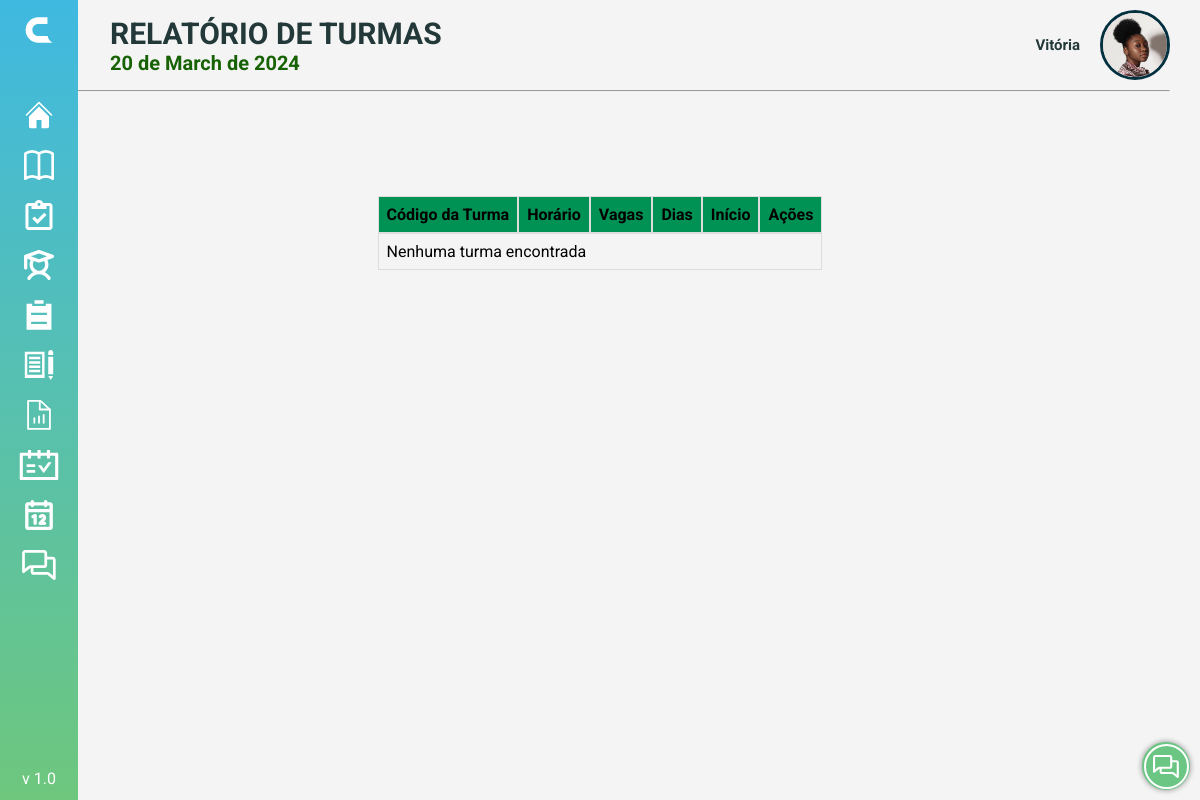
/PAGES/s_turma_consulta.php (signed in), run on an earlier commit of the app's database.
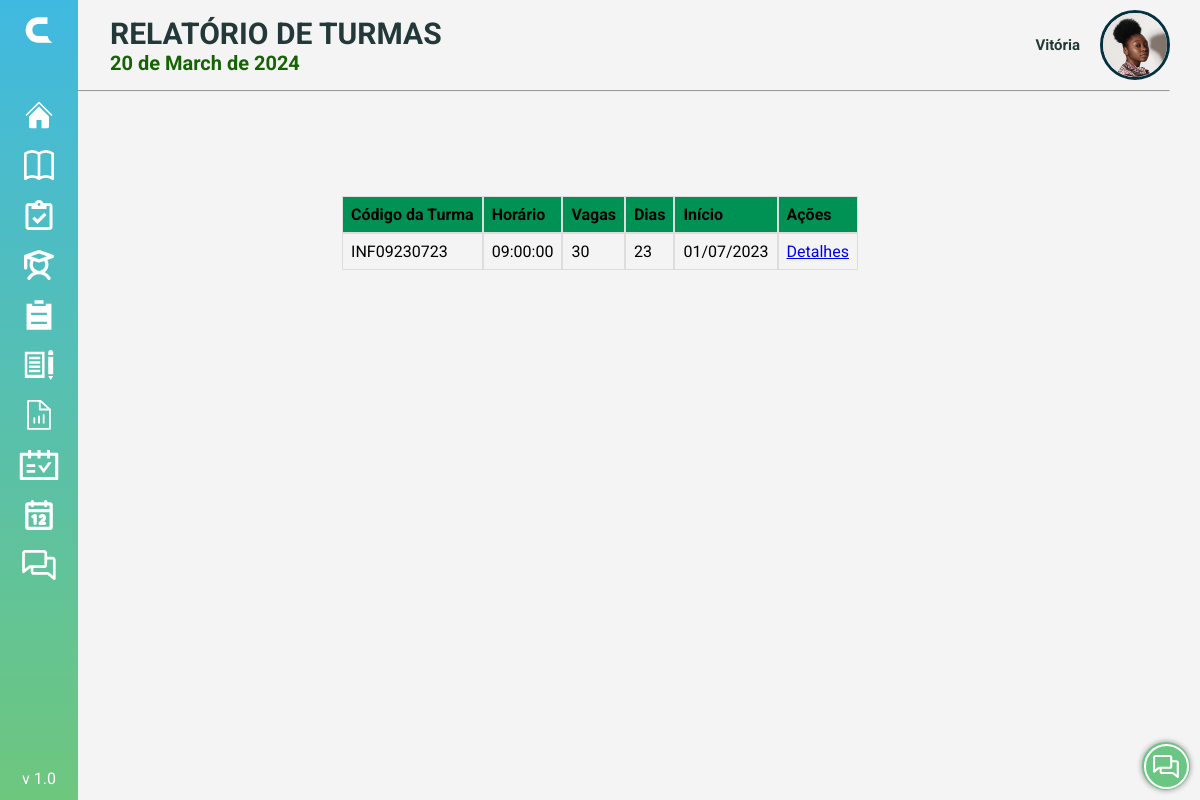
And on a later commit of the database.
### tables this page shows
CREATE TABLE Turma (
  Turma_Cod CHAR(12) NOT NULL,
  Turma_Horario TIME NOT NULL,
  Turma_Horario_Termino TIME NOT NULL,
  Turma_Vagas INT NOT NULL,
  Turma_Dias INT(3) NOT NULL,
  Turma_Obs VARCHAR(1000) NULL,
  Turma_Inicio DATE NOT NULL,
  Turma_Termino DATE NULL,
  Turma_Status CHAR(1) DEFAULT 1,
  Turma_Registro DATETIME NOT NULL DEFAULT CURRENT_TIMESTAMP,
  PRIMARY KEY (Turma_Cod),
  Usuario_Usuario_cd int not null,  
  Curso_cd int not null,  
  foreign key (Usuario_Usuario_cd) references Usuario(Usuario_id),
  foreign key (Curso_cd) references Curso(Curso_id)
);

### PHP/data.php (called while the page is built, shortened)
<?php
$data = date('Y-m-d');
$numeroDia = date('d', strtotime($data));
$nomeMes = strftime('%B', strtotime($data));
$ano = date('Y', strtotime($data));
$nomeMes = utf8_encode($nomeMes);
$date = $numeroDia . ' de ' . $nomeMes . ' de ' . $ano;
?>

### PAGES/s_turma_consulta.php (the view, shortened to what this page needs)
<!DOCTYPE html>
<html lang="pt-BR">
<head>
    <link rel="stylesheet" href="../PHP/sidebar/menu.css">
    <link rel="stylesheet" href="../STYLE/botao.css" />
    <link rel="stylesheet" href="../STYLE/data.css">
    <link rel="stylesheet" href="https://cdnjs.cloudflare.com/ajax/libs/font-awesome/6.3.0/css/all.min.css"
 />
    <link href='https://unpkg.com/boxicons@2.0.7/css/boxicons.min.css' rel='stylesheet'>
    <link rel="stylesheet" href="../STYLE/style_home.css">
</head>
<body>
<?php include('../PHP/data.php');?>
<?php include('../PHP/sidebar/menu.php');?>
<?php include('../PHP/redes.php');?>
<?php include('../PHP/dropdown.php');?>
<?php
    include '../conexao.php';
?>
    <header>
        <div class="title">
            <div class="nomedata closed">
                <h1>RELATÓRIO DE TURMAS</h1>
                <div class="php">
                    <?php echo $date;?>
                </div>
            </div>
            <div class="user">
                <?php echo $dropdown;?>
            </div>
        </div>
        <hr>
    </header>
    <div>
        <?php echo $sidebarHTML;?>
    </div>
    <main>
    <div class="tabela-turmas">
        <table class="turmas-table">
            <thead>
                <tr>
                    <th>Código da Turma</th>
                    <th>Horário</th>
                    <th>Vagas</th>
                    <th>Dias</th>
                    <th>Início</th>
                    <th>Ações</th>
                </tr>
            </thead>
            <tbody>
                <?php
                    $query = "SELECT * FROM Turma";
                    $result = mysqli_query($conn, $query);
                    if (mysqli_num_rows($result) > 0) {
                        while ($row = mysqli_fetch_assoc($result)) {
                            echo "<tr>";
                            echo "<td>" . $row['Turma_Cod'] . "</td>";
                            echo "<td>" . $row['Turma_Horario'] . "</td>";
                            echo "<td>" . $row['Turma_Vagas'] . "</td>";
                            echo "<td>" . $row['Turma_Dias'] . "</td>";
                            echo "<td>" . date('d/m/Y', strtotime($row['Turma_Inicio'])) . "</td>";
                            echo "<td><a href='s_turma_detalhes.php?id=" . $row['Turma_Cod'] . "' class='button-link'>Detalhes</a></td>";
                            echo "</tr>";
                        }
                    } else {
                        echo "<tr><td colspan='6'>Nenhuma turma encontrada</td></tr>";
                    }
                ?>
            </tbody>
        </table>
    </div>
</main>
    <div class="buttons">
        <?php echo $redes;?>
    </div>
</body>
</html>

What changed in the data, as far as the page shows it:
added turma: Turma_Cod "INF09230723", Turma_Horario "09:00:00", Turma_Vagas "30", Turma_Dias "23", Turma_Inicio "01/07/2023"
Also different on the page:
text no longer shown: "Nenhuma turma encontrada"
